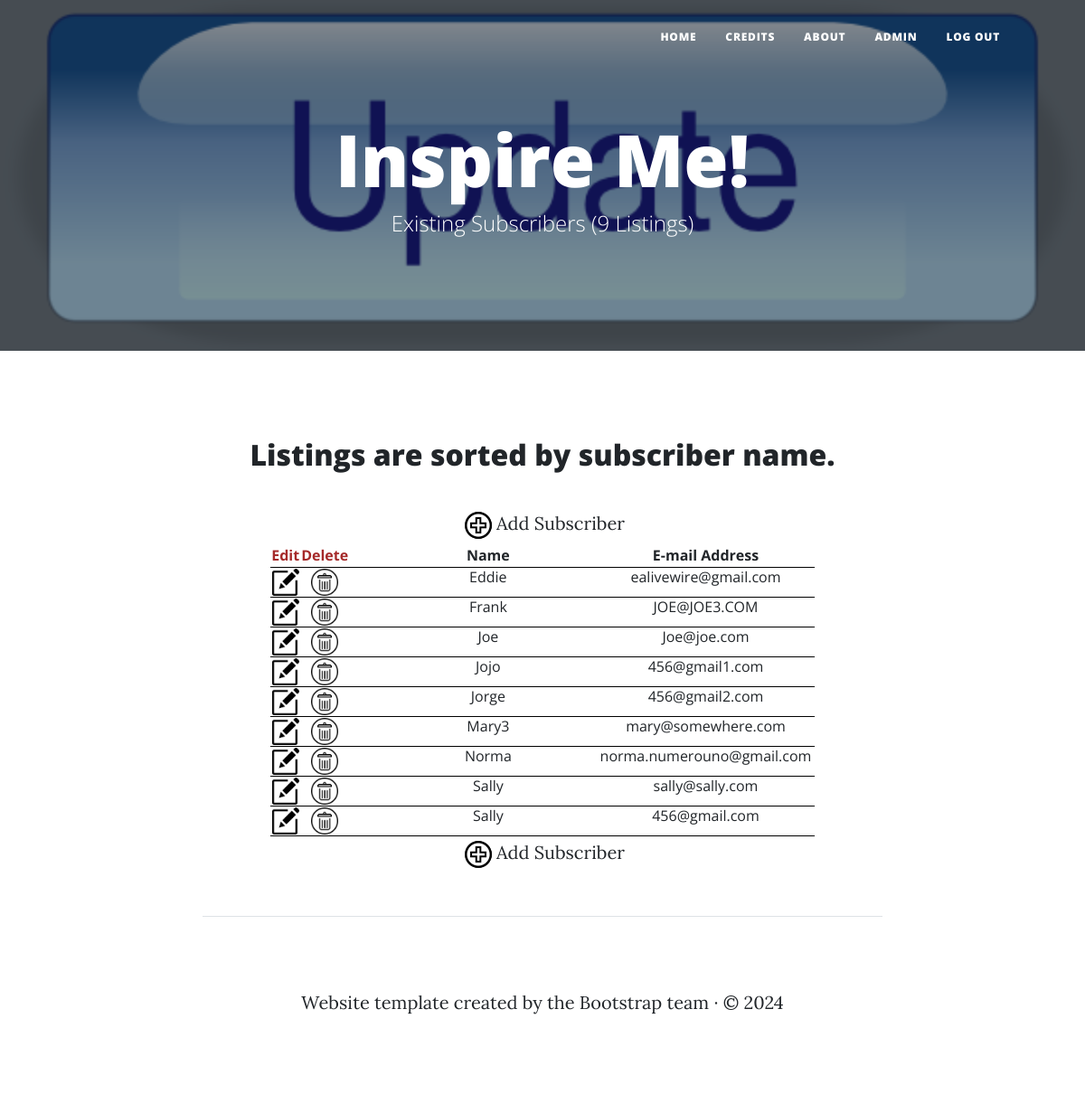
Before: /subscribers (signed in) with the older database file.
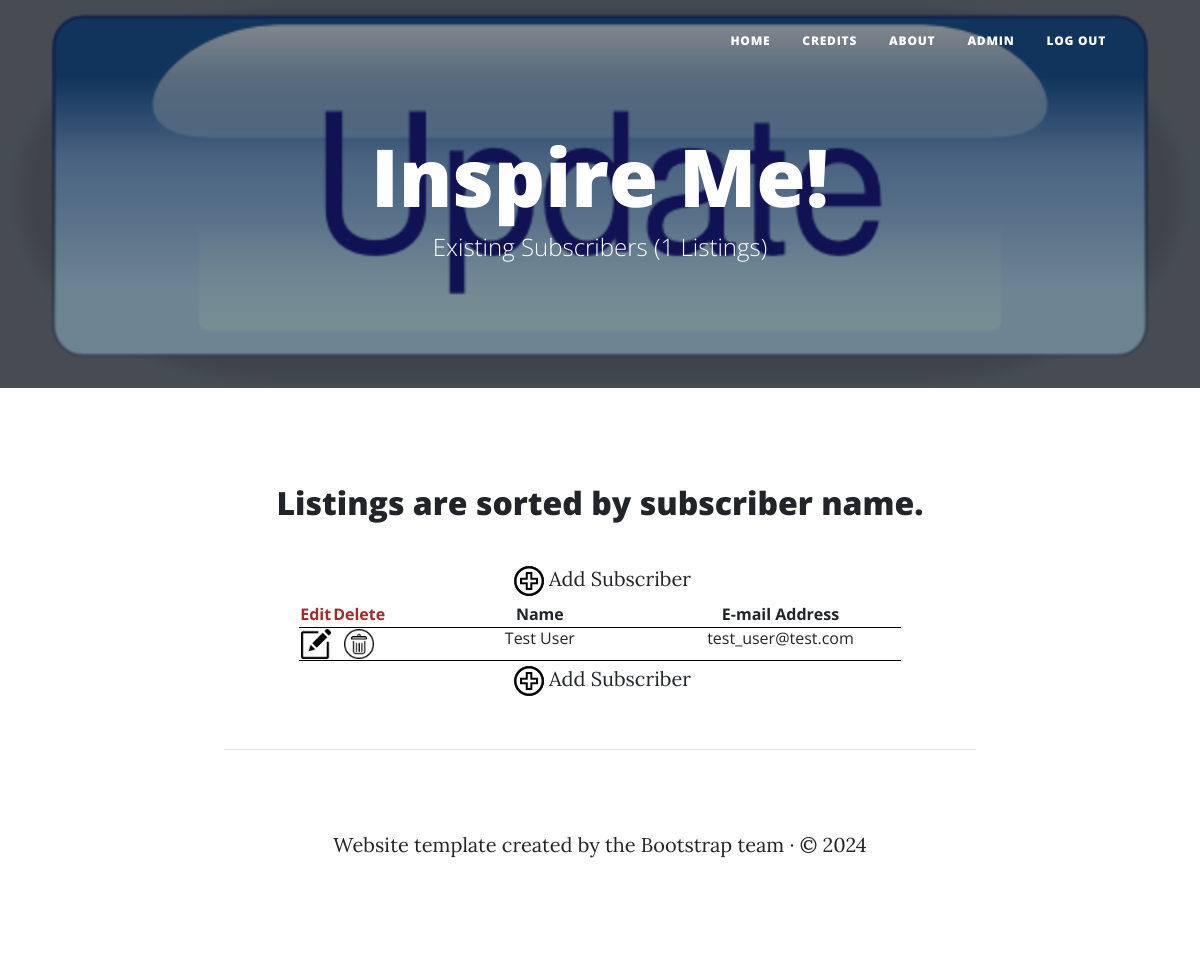
After: the same page with the newer database file.
### main.py (models this page shows)
        class Subscribers(db.Model):
            id: Mapped[int] = mapped_column(Integer, primary_key=True)
            name: Mapped[str] = mapped_column(String(50), nullable=False)
            email: Mapped[str] = mapped_column(String(50), nullable=False)

### main.py (the view)
@app.route('/subscribers')
@admin_only
def subscribers():
    try:
        success = False
        error_msg = ""
        subscriber_count = 0
        existing_subscribers = retrieve_from_database("get_all_subscribers")
        if existing_subscribers == {}:
            error_msg = "An error has occurred. Subscriber information cannot be obtained at this time."
        elif existing_subscribers == []:
            error_msg = "No matching records were retrieved."
        else:
            subscriber_count = len(existing_subscribers)  # Record count to be displayed in the sub-header of the "existing subscribers" web page.
            success = True
        return render_template("subscribers.html", subscribers=existing_subscribers, subscriber_count=subscriber_count, success=success, error_msg=error_msg, recognition_web_template=recognition["web_template"])
    except:  # An error has occurred.
        update_system_log("route: '/subscribers'", traceback.format_exc())
        return render_template("error.html", activity="route: '/subscribers'", details=traceback.format_exc())

### main.py (called while the page is built)
@login_manager.user_loader
def load_user(user_id):
    return retrieve_from_database("load_user", user_id=user_id)

def admin_only(f):
    @wraps(f)
    def decorated_function(*args, **kwargs):
        if not (current_user.is_authenticated and current_user.id == 1):
            return abort(403)
        return f(*args, **kwargs)
    return decorated_function

### templates/subscribers.html (shortened to what this page needs)
{% include "header.html" %}
<header
  class="masthead"
  style="background-image: url('../static/assets/img/admin_update.png')">
  <div class="container position-relative px-4 px-lg-5">
    <div class="row gx-4 gx-lg-5 justify-content-center">
      <div class="col-md-10 col-lg-8 col-xl-7">
        <div class="site-heading">
          <h1>Inspire Me!</h1>
          <span class="subheading">Existing Subscribers ({{ subscriber_count }} Listings)</span>
        </div>
      </div>
    </div>
  </div>
</header>
<div class="col-lg-8 mx-auto p-4 py-md-5" style="text-align:center">
  <h2 style="text-align:center;">Listings are sorted by subscriber name.</h2><br>
  <a style="text-align:center" href="{{ url_for('add_subscriber') }}"><img src="{{ url_for('static', filename='assets/add.ico') }}" style="height:40px;width:40px">Add Subscriber</a>
  <br>
  <main>
    {% if success %}
      <table style="width: 80%; margin-left:auto; margin-right:auto">
        <colgroup>
            <col span="1" style="width: 5%;">
            <col span="1" style="width: 5%;">
            <col span="1" style="width: 0%;">
            <col span="1" style="width: 40%;">
            <col span="1" style="width: 40%;">
        </colgroup>
        <tr>
          <th style="font-size: 1rem;color:brown">Edit</th>
          <th style="font-size: 1rem;color:brown">Delete</th>
          <th style="font-size: 1rem"></th>
          <th style="font-size: 1rem">Name</th>
          <th style="font-size: 1rem">E-mail Address</th>
        </tr>
        {% for subscriber in subscribers %}
            <tr>
              <td style="font-size: 1rem"><a href="{{ url_for('edit_subscriber', subscriber_id=subscriber.id) }}"><img src="{{ url_for('static', filename='assets/edit.ico') }}" title="Edit this subscriber" width="30rem" height="30rem"></a></td>
              <td style="font-size: 1rem"><a href="{{ url_for('delete_subscriber_confirm', subscriber_id=subscriber.id) }}"><img src="{{ url_for('static', filename='assets/delete.ico') }}" title="Delete this subscriber" width="30rem" height="30rem"></a></td>
              <td style="font-size: 0rem">{{ subscriber.id }}</td>
              <td style="font-size: 1rem">{{ subscriber.name }}</td>
              <td style="font-size: 1rem">{{ subscriber.email }}</td>
            </tr>
        {% endfor %}
      </table>
    {% else %}
        <p style="text-align:center">{{error_msg}}</p>
    {% endif %}
  <a style="text-align:center" href="{{ url_for('add_subscriber') }}"><img src="{{ url_for('static', filename='assets/add.ico') }}" style="height:40px;width:40px">Add Subscriber</a>
  <footer class="pt-5 my-5 text-body-secondary border-top" style="text-align:center">
    <p>{{ recognition_web_template }}</p>
  </footer>
</div>
</body>
</html>

### templates/header.html (shortened to what this page needs)
<!DOCTYPE html>
<html lang="en">
    <head>
        <link href="{{ url_for('static', filename='css/styles.css') }}" rel="stylesheet" />
    </head>
    <body>
        <nav class="navbar navbar-expand-lg navbar-light" id="mainNav">
            <div class="container px-4 px-lg-5">
                <div class="collapse navbar-collapse" id="navbarResponsive">
                    <ul class="navbar-nav ms-auto py-4 py-lg-0">
                        <li class="nav-item"><a class="nav-link px-lg-3 py-3 py-lg-4" href="{{ url_for('home') }}">Home</a></li>
                        <li class="nav-item"><a class="nav-link px-lg-3 py-3 py-lg-4" href="{{ url_for('credits') }}">Credits</a></li>
                        <li class="nav-item"><a class="nav-link px-lg-3 py-3 py-lg-4" href="{{ url_for('about') }}">About</a></li>
                        {% if current_user.is_authenticated %}
                            <li class="nav-item"><a class="nav-link px-lg-3 py-3 py-lg-4" href="{{ url_for('admin_update') }}">Admin</a></li>
                        {% else %}
                            <li class="nav-item"><a class="nav-link px-lg-3 py-3 py-lg-4" href="{{ url_for('admin_login') }}">Admin</a></li>
                        {% endif %}
                        {% if current_user.is_authenticated %}
                            <li class="nav-item"><a class="nav-link px-lg-3 py-3 py-lg-4" href="{{ url_for('admin_logout') }}">Log Out</a></li>
                        {% endif %}
                    </ul>
                </div>
            </div>
        </nav>

Changed rows visible on the page:
removed Subscribers: name "Eddie", email "ealivewire@gmail.com"
removed Subscribers: name "Frank", email "JOE@JOE3.COM"
removed Subscribers: name "Joe", email "Joe@joe.com"
removed Subscribers: name "Jojo", email "456@gmail1.com"
removed Subscribers: name "Jorge", email "456@gmail2.com"
removed Subscribers: name "Mary3", email "mary@somewhere.com"
removed Subscribers: name "Norma", email "norma.numerouno@gmail.com"
removed Subscribers: name "Sally", email "sally@sally.com"
removed Subscribers: name "Sally", email "456@gmail.com"
added Subscribers: name "Test User", email "test_user@test.com"
Other visible differences:
{{ subscriber_count }}: "9" → "1"
